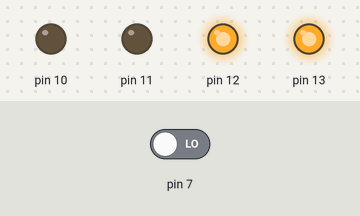
Simulated run of this sketch. Board: Arduino Uno, built with avr-gcc and run on an emulated ATmega328P. Shown: output pins drawn as LEDs (lit = HIGH). The test bench sets the inputs (shaded band); at power-on: pin 7 LOW.

Above: at 2.8 s.
2.9 s: pin 7 driven HIGH
At 3.8 s:
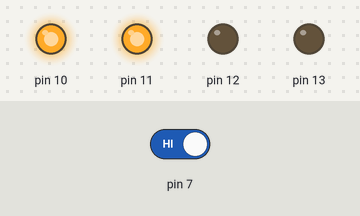
4.5 s: pin 7 driven LOW
At 5.3 s:
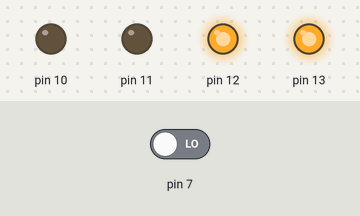
Timing chart, 0 to 7.5 s (numbered marks = the images above; inputs shaded):
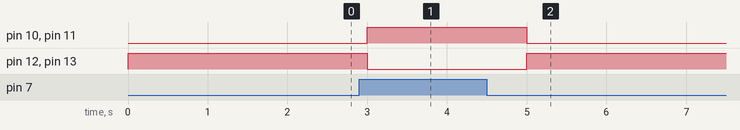

The sketch:

Program-05_Multi-LED-Switch.ino
```cpp
/*
  Program 4 LED dengan Push Button
  Program ini dibuat oleh ImNotDanish05

  Kondisi LED bergantung pada keadaan push button S.
  Saat tombol ditekan, dua LED menyala dan dua LED padam.
  Saat tombol tidak ditekan, kondisi LED menjadi kebalikannya.
*/

void setup()
{
  // Atur pin 10, 11, 12, dan 13 sebagai output LED
  pinMode(10, OUTPUT);
  pinMode(11, OUTPUT);
  pinMode(12, OUTPUT);
  pinMode(13, OUTPUT);

  // Atur pin 7 sebagai input push button
  pinMode(7, INPUT);
}

void loop()
{
  // Baca kondisi push button pada pin 7
  int tombol = digitalRead(7);

  if (tombol == HIGH)
  {
    // Tombol ditekan: LED 12 dan 13 menyala
    digitalWrite(10, HIGH);
    digitalWrite(11, HIGH);
    digitalWrite(12, LOW);
    digitalWrite(13, LOW);
    delay(1000);
  }
  else
  {
    // Tombol tidak ditekan: LED 10 dan 11 menyala
    digitalWrite(10, LOW);
    digitalWrite(11, LOW);
    digitalWrite(12, HIGH);
    digitalWrite(13, HIGH);
    delay(1000);
  }
}
```

Measured:
- after the input at 2.9 s, pin 10, pin 11: LOW → HIGH after 0.10 s; pin 12, pin 13: HIGH → LOW after 0.10 s
- after the input at 4.5 s, pin 10, pin 11: HIGH → LOW after 0.50 s; pin 12, pin 13: LOW → HIGH after 0.50 s
